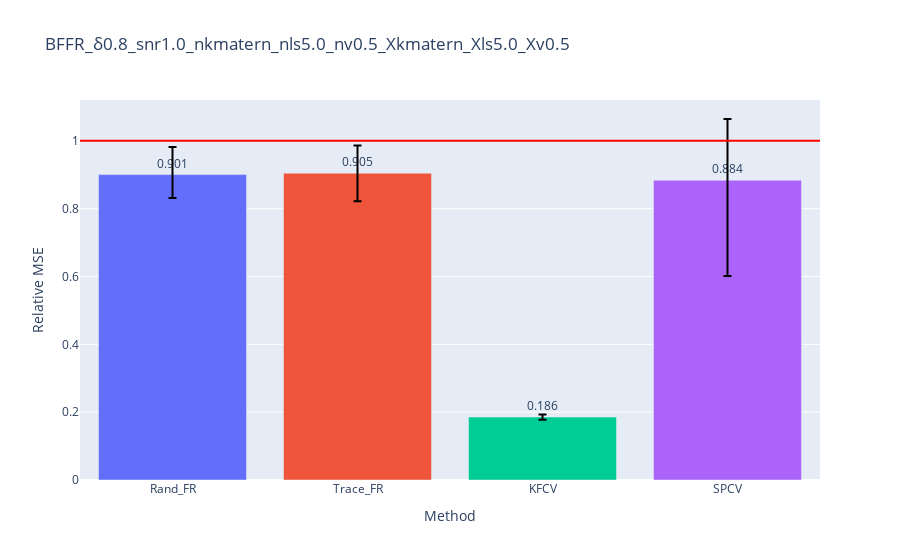

The notebook cell saved with this chart:
### Code cell
fig = go.Figure()
fig.add_trace(go.Bar(
    name='Control',
    x=['Rand_FR', 'Trace_FR', 'KFCV', 'SPCV'], y=(df/risk).mean(),
    marker_color=px.colors.qualitative.Plotly,
    text=np.around((df/risk).mean(),3),
    textposition='outside',
    error_y=dict(
        type='data',
        color='black',
        symmetric=False,
        array=(df/risk).quantile(.75) - (df/risk).mean(),
        arrayminus=(df/risk).mean() - (df/risk).quantile(.25))
#         array=(df/risk).mean() + (df/risk).std(),
#         arrayminus=(df/risk).mean() - (df/risk).std())
))
# fig.add_trace(go.Bar(
#     name='Experimental',
#     x=['GenCp', 'KFCV', 'SPCV'], y=(df/risk).mean(),
#     error_y=dict(type='data', array=[1, 2])
# ))
# fig.update_layout(barmode='group')
fig.add_hline(y=1., line_color='red')
fig.update_layout(
    title=f"BFFR_\u03B4{delta}_snr{snr}_nk{noise_kernel}_nls{noise_length_scale}_nv{noise_nu}_Xk{X_kernel}_Xls{X_length_scale}_Xv{X_nu}",
    xaxis_title="Method",
    yaxis_title="Relative MSE",
#     legend_title="Legend Title",
#     font=dict(
#         family="Courier New, monospace",
#         size=18,
#         color="RebeccaPurple"
#     )
)
barfp = os.path.expanduser(savedir + fig.layout.title['text'] + ".jpeg")
fig.write_image(os.path.expanduser(barfp))
fig.show()

### Figure 1 — Plotly figure (JSON) as saved in the notebook; plotly's stock layout.template omitted (floating-point values rounded to 4 significant figures)
{"data": [{"error_y": {"array": [0.08129, 0.08159, 0.007155, 0.1806], "arrayminus": [0.06874, 0.08271, 0.007898, 0.2827], "color": "black", "symmetric": false, "type": "data"}, "marker": {"color": ["#636EFA", "#EF553B", "#00CC96", "#AB63FA", "#FFA15A", "#19D3F3", "#FF6692", "#B6E880", "#FF97FF", "#FECB52"]}, "name": "Control", "text": [0.901, 0.905, 0.186, 0.884], "textposition": "outside", "type": "bar", "x": ["Rand_FR", "Trace_FR", "KFCV", "SPCV"], "y": [0.9005, 0.9047, 0.1857, 0.8839]}], "layout": {"shapes": [{"line": {"color": "red"}, "type": "line", "x0": 0, "x1": 1, "xref": "x domain", "y0": 1, "y1": 1, "yref": "y"}], "title": {"text": "BFFR_δ0.8_snr1.0_nkmatern_nls5.0_nv0.5_Xkmatern_Xls5.0_Xv0.5"}, "xaxis": {"title": {"text": "Method"}}, "yaxis": {"title": {"text": "Relative MSE"}}}}
